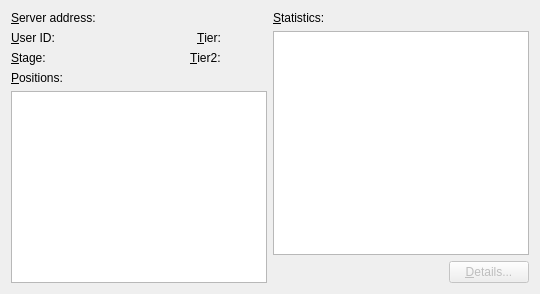
<?xml version="1.0" encoding="UTF-8"?>
<ui version="4.0">
 <author>GOU Lingfeng</author>
 <class>gapr::fix::PropertyDialog</class>
 <widget class="QDialog" name="gapr::fix::PropertyDialog">
  <property name="geometry">
   <rect>
    <x>0</x>
    <y>0</y>
    <width>400</width>
    <height>411</height>
   </rect>
  </property>
  <property name="windowTitle">
   <string>Property</string>
  </property>
  <layout class="QHBoxLayout" name="horizontalLayout_3">
   <property name="sizeConstraint">
    <enum>QLayout::SetFixedSize</enum>
   </property>
   <item>
    <layout class="QVBoxLayout" name="verticalLayout">
     <item>
      <layout class="QHBoxLayout" name="horizontalLayout_2" stretch="0,1">
       <item>
        <widget class="QLabel" name="label_4">
         <property name="text">
          <string>&amp;Server address:</string>
         </property>
         <property name="buddy">
          <cstring>addr</cstring>
         </property>
        </widget>
       </item>
       <item>
        <widget class="QLabel" name="addr">
         <property name="text">
          <string/>
         </property>
        </widget>
       </item>
      </layout>
     </item>
     <item>
      <layout class="QHBoxLayout" name="horizontalLayout" stretch="0,1,0,0">
       <item>
        <widget class="QLabel" name="label_2">
         <property name="text">
          <string>&amp;User ID:</string>
         </property>
         <property name="buddy">
          <cstring>user</cstring>
         </property>
        </widget>
       </item>
       <item>
        <widget class="QLabel" name="user">
         <property name="sizePolicy">
          <sizepolicy hsizetype="Preferred" vsizetype="Preferred">
           <horstretch>0</horstretch>
           <verstretch>0</verstretch>
          </sizepolicy>
         </property>
         <property name="text">
          <string/>
         </property>
        </widget>
       </item>
       <item>
        <widget class="QLabel" name="label_3">
         <property name="text">
          <string>&amp;Tier:</string>
         </property>
         <property name="buddy">
          <cstring>tier</cstring>
         </property>
        </widget>
       </item>
       <item>
        <widget class="QLabel" name="tier">
         <property name="minimumSize">
          <size>
           <width>40</width>
           <height>0</height>
          </size>
         </property>
         <property name="text">
          <string/>
         </property>
        </widget>
       </item>
      </layout>
     </item>
     <item>
      <layout class="QHBoxLayout" name="horizontalLayout" stretch="0,1,0,0">
       <item>
        <widget class="QLabel" name="label_2">
         <property name="text">
          <string>&amp;Stage:</string>
         </property>
         <property name="buddy">
          <cstring>stage</cstring>
         </property>
        </widget>
       </item>
       <item>
        <widget class="QLabel" name="stage">
         <property name="sizePolicy">
          <sizepolicy hsizetype="Preferred" vsizetype="Preferred">
           <horstretch>0</horstretch>
           <verstretch>0</verstretch>
          </sizepolicy>
         </property>
         <property name="text">
          <string/>
         </property>
        </widget>
       </item>
       <item>
        <widget class="QLabel" name="label_3">
         <property name="text">
          <string>&amp;Tier2:</string>
         </property>
         <property name="buddy">
          <cstring>tier2</cstring>
         </property>
        </widget>
       </item>
       <item>
        <widget class="QLabel" name="tier2">
         <property name="minimumSize">
          <size>
           <width>40</width>
           <height>0</height>
          </size>
         </property>
         <property name="text">
          <string/>
         </property>
        </widget>
       </item>
      </layout>
     </item>
     <item>
      <widget class="QLabel" name="label">
       <property name="text">
        <string>&amp;Positions:</string>
       </property>
       <property name="buddy">
        <cstring>pos_info</cstring>
       </property>
      </widget>
     </item>
     <item>
      <widget class="QTextBrowser" name="pos_info"/>
     </item>
    </layout>
   </item>
   <item>
    <layout class="QVBoxLayout" name="verticalLayout_3">
     <item>
      <widget class="QLabel" name="label_5">
       <property name="text">
        <string>&amp;Statistics:</string>
       </property>
       <property name="buddy">
        <cstring>model_stats</cstring>
       </property>
      </widget>
     </item>
     <item>
      <widget class="QTextBrowser" name="model_stats"/>
     </item>
     <item>
      <layout class="QHBoxLayout" name="horizontalLayout_5">
       <item>
        <spacer name="horizontalSpacer">
         <property name="orientation">
          <enum>Qt::Horizontal</enum>
         </property>
         <property name="sizeHint" stdset="0">
          <size>
           <width>40</width>
           <height>20</height>
          </size>
         </property>
        </spacer>
       </item>
       <item>
        <widget class="QPushButton" name="update_details">
         <property name="enabled">
          <bool>false</bool>
         </property>
         <property name="text">
          <string>&amp;Details...</string>
         </property>
        </widget>
       </item>
      </layout>
     </item>
    </layout>
   </item>
  </layout>
 </widget>
 <resources/>
 <connections/>
</ui>
